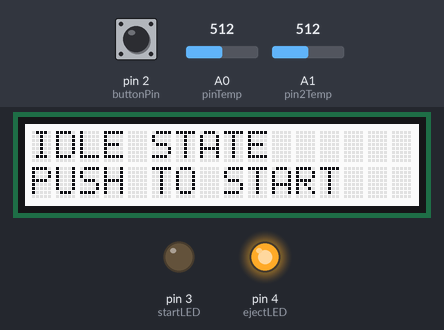
Simulated run of this sketch. Board: Arduino Uno, built with avr-gcc and run on an emulated ATmega328P. On the bench: 16×2 character LCD, output pins drawn as LEDs (lit = HIGH). Inputs (shaded band) come from the test bench; at power-on: pin 2 (buttonPin) HIGH, A0 (pinTemp) = 512, A1 (pin2Temp) = 512. Storage starts empty; what the sketch prints to the serial monitor is not drawn.

Above: at 1.2 s.
1.3 s: pin 2 (buttonPin) pulled LOW for 3.2 s
At 2.9 s:
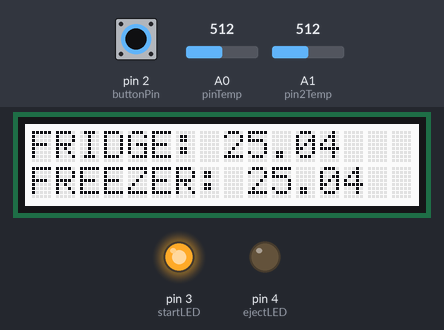
At 3.9 s:
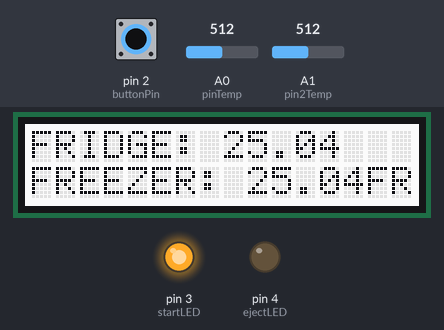
Timing chart, 0 to 12.7 s (numbered marks = the images above; inputs shaded):
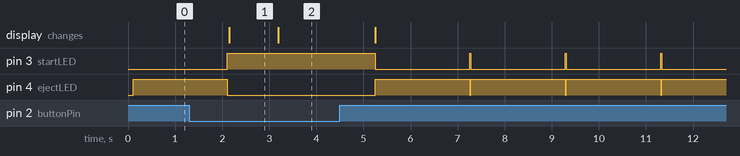

Measured:
- after the input at 1.3 s, the display: changes after 0.85 s (image 1)
- by itself, pin 3 (startLED): repeats every 2.0 s: LOW 2.0 s, HIGH 0.02 s
- by itself, pin 4 (ejectLED): repeats every 2.0 s: HIGH 2.0 s, LOW 0.02 s
- what the display in image 1 shows lasts 1.1 s, from 2.1 s to 3.2 s

The sketch:

DesignLab_V1.ino
```cpp
//Design Lab Code

/*Done so far:
  -  Reads the value of two Grove - Temperature Sensor, converts them to Celsius temperatures,
     and prints them to the LCD screen. The sensors are cnnected to pins A0 and A1.
*/

//Includes
#include <Wire.h>
#include "rgb_lcd.h"
#include <SPI.h>
#include <SD.h>
#include <stdlib.h>

// Define the pin to which the temperature sensor is connected.
const int pinTemp = A0;
const int pin2Temp = A1;

//Define the pin of the push button
const int buttonPin = 2;

//Define Start/Stop Recording LED
const int startLED = 3;

//Define SD Eject LED
const int ejectLED = 4;

// Define the B-value of the thermistors.
// This value is a property of the thermistor used in the Grove - Temperature Sensor,
// and used to convert from the analog value it measures and a temperature value.
const int B = 4275;
const int R0 = 100000; //100k resistor

rgb_lcd lcd;

void setup()
{
    // set up the LCD's number of columns and rows:
    lcd.begin(16, 2);
    Serial.begin(9600);//TEMP

    //set up button
    pinMode(buttonPin, INPUT);

    //set up LEDs
    pinMode(startLED, OUTPUT);
    pinMode(ejectLED, OUTPUT);

    // see if the card is present and can be initialized:
    if (!SD.begin(4)) {
      //Display error message
      lcd.print("SD CARD ERROR");

      //Wait Indefinitely
      while (1);
    }
    Serial.println("card initialized.");
}

void loop()
{
  //Enter Idle State on Startup
  idleState();
}

void idleState()
{
  //Change LCD Output
  lcd.clear();
  lcd.print("IDLE STATE");
  lcd.setCursor(0, 1);
  lcd.print("PUSH TO START");

  //Toggle LEDs
  digitalWrite(startLED,LOW);
  digitalWrite(ejectLED,HIGH);

  //Wait for button push
  delay(1000);
  while (!digitalRead(buttonPin))
  {
    //Do nothing
  }

  //Enter Recording State
  delay(1000);
  recordingState();

  //**Maybe add jump to step 1 in case gets past this
}

void recordingState()
{
   // Clear the screen
   lcd.clear();

  //Toggle LEDs
  digitalWrite(startLED,HIGH);
  digitalWrite(ejectLED,LOW);

  while(!digitalRead(buttonPin))
  {
    // String for assembling the data to log:
    String dataString = "";

    //Buffer for temporary strings
    String buff = "";

    // Get the (raw) value of the temperature sensors.
    int val = analogRead(pinTemp);
    int val2 = analogRead(pin2Temp);

    // Determine the current resistance of the thermistors based on the sensor values.
    float resistance = (float)(1023.0-val)*R0/val;
    float resistance2 = (float)(1023.0-val2)*R0/val2;

    // Calculate the temperatures based on the resistance values and append to log string.
    float temperature = 1/(log(resistance/R0)/B+1/298.15)-273.15;
    dataString += String(val); //Raw Data
    dataString += String(",");

    float temperature2 = 1/(log(resistance2/R0)/B+1/298.15)-273.15;
    dataString += String(val2); //Raw Data
    dataString += String(",");

    /*
    // Calculate Power Consumption and lappend to log string
    //get current sensor reading
    //Calculate Power
    //Append to log string
    dataString += String(Power);
    dataString += String(",");
    */

    //Log to SD Card
    File dataFile = SD.open("datalog.txt", FILE_WRITE);

    // If the file is available, write to it
    if (dataFile) {
      dataFile.println(dataString);
      dataFile.close();
      Serial.println(dataString);//TEMP
    }
    // If the file isn't open
    else
    {
      //Display error message
      lcd.print("LOGGING ERROR");

      //Wait indefinitely
      while(true){};
    }

    //Output the Temperatures to the LCD
    lcd.print("FRIDGE: ");
    lcd.print(temperature);
    lcd.setCursor(0, 1);
    lcd.print("FREEZER: ");
    lcd.print(temperature2);

    // Wait one second between measurements.
    delay(1000);
  }
  idleState();
}
```
